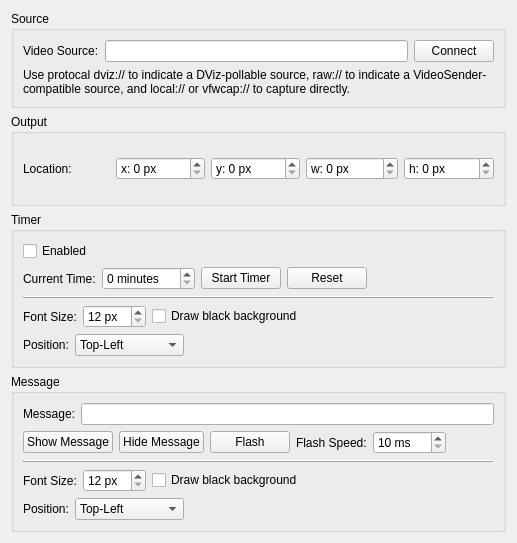
<?xml version="1.0" encoding="UTF-8"?>
<ui version="4.0">
 <class>ControlWindow</class>
 <widget class="QWidget" name="ControlWindow">
  <property name="geometry">
   <rect>
    <x>0</x>
    <y>0</y>
    <width>517</width>
    <height>543</height>
   </rect>
  </property>
  <property name="windowTitle">
   <string>Form</string>
  </property>
  <layout class="QVBoxLayout" name="verticalLayout_4">
   <item>
    <widget class="QGroupBox" name="groupBox">
     <property name="title">
      <string>Source</string>
     </property>
     <layout class="QVBoxLayout" name="verticalLayout_3">
      <item>
       <layout class="QHBoxLayout" name="horizontalLayout">
        <item>
         <widget class="QLabel" name="label">
          <property name="text">
           <string>Video Source:</string>
          </property>
         </widget>
        </item>
        <item>
         <widget class="QLineEdit" name="sourceBox"/>
        </item>
        <item>
         <widget class="QPushButton" name="connectBtn">
          <property name="text">
           <string>Connect</string>
          </property>
         </widget>
        </item>
       </layout>
      </item>
      <item>
       <widget class="QLabel" name="label_9">
        <property name="text">
         <string>Use protocal dviz:// to indicate a DViz-pollable source, raw:// to indicate a VideoSender-compatible source, and local:// or vfwcap:// to capture directly.</string>
        </property>
        <property name="wordWrap">
         <bool>true</bool>
        </property>
       </widget>
      </item>
     </layout>
    </widget>
   </item>
   <item>
    <widget class="QGroupBox" name="groupBox_4">
     <property name="title">
      <string>Output</string>
     </property>
     <layout class="QHBoxLayout" name="horizontalLayout_10">
      <item>
       <widget class="QLabel" name="label_8">
        <property name="text">
         <string>Location:</string>
        </property>
       </widget>
      </item>
      <item>
       <widget class="QSpinBox" name="outX">
        <property name="suffix">
         <string> px</string>
        </property>
        <property name="prefix">
         <string>x: </string>
        </property>
        <property name="maximum">
         <number>10000</number>
        </property>
       </widget>
      </item>
      <item>
       <widget class="QSpinBox" name="outY">
        <property name="suffix">
         <string> px</string>
        </property>
        <property name="prefix">
         <string>y: </string>
        </property>
        <property name="maximum">
         <number>10000</number>
        </property>
       </widget>
      </item>
      <item>
       <widget class="QSpinBox" name="outW">
        <property name="suffix">
         <string> px</string>
        </property>
        <property name="prefix">
         <string>w: </string>
        </property>
        <property name="maximum">
         <number>10000</number>
        </property>
       </widget>
      </item>
      <item>
       <widget class="QSpinBox" name="outH">
        <property name="suffix">
         <string> px</string>
        </property>
        <property name="prefix">
         <string>h: </string>
        </property>
        <property name="maximum">
         <number>10000</number>
        </property>
       </widget>
      </item>
     </layout>
    </widget>
   </item>
   <item>
    <widget class="QGroupBox" name="groupBox_2">
     <property name="title">
      <string>Timer</string>
     </property>
     <layout class="QVBoxLayout" name="verticalLayout">
      <item>
       <widget class="QCheckBox" name="timerEnabled">
        <property name="text">
         <string>Enabled</string>
        </property>
       </widget>
      </item>
      <item>
       <layout class="QHBoxLayout" name="horizontalLayout_2">
        <item>
         <widget class="QLabel" name="label_2">
          <property name="text">
           <string>Current Time:</string>
          </property>
         </widget>
        </item>
        <item>
         <widget class="QSpinBox" name="currentTime">
          <property name="suffix">
           <string> minutes</string>
          </property>
          <property name="maximum">
           <number>999</number>
          </property>
         </widget>
        </item>
        <item>
         <widget class="QPushButton" name="timerBtn">
          <property name="text">
           <string>Start Timer</string>
          </property>
         </widget>
        </item>
        <item>
         <widget class="QPushButton" name="resetBtn">
          <property name="text">
           <string>Reset</string>
          </property>
         </widget>
        </item>
        <item>
         <spacer name="horizontalSpacer_5">
          <property name="orientation">
           <enum>Qt::Horizontal</enum>
          </property>
          <property name="sizeHint" stdset="0">
           <size>
            <width>40</width>
            <height>20</height>
           </size>
          </property>
         </spacer>
        </item>
       </layout>
      </item>
      <item>
       <widget class="QFrame" name="frame">
        <property name="frameShape">
         <enum>QFrame::HLine</enum>
        </property>
        <property name="frameShadow">
         <enum>QFrame::Raised</enum>
        </property>
       </widget>
      </item>
      <item>
       <layout class="QHBoxLayout" name="horizontalLayout_4">
        <item>
         <widget class="QLabel" name="label_5">
          <property name="text">
           <string>Font Size:</string>
          </property>
         </widget>
        </item>
        <item>
         <widget class="QSpinBox" name="timerFontSize">
          <property name="suffix">
           <string> px</string>
          </property>
          <property name="minimum">
           <number>12</number>
          </property>
          <property name="maximum">
           <number>128</number>
          </property>
         </widget>
        </item>
        <item>
         <widget class="QCheckBox" name="timerDrawBg">
          <property name="text">
           <string>Draw black background</string>
          </property>
         </widget>
        </item>
        <item>
         <spacer name="horizontalSpacer_6">
          <property name="orientation">
           <enum>Qt::Horizontal</enum>
          </property>
          <property name="sizeHint" stdset="0">
           <size>
            <width>40</width>
            <height>20</height>
           </size>
          </property>
         </spacer>
        </item>
       </layout>
      </item>
      <item>
       <layout class="QHBoxLayout" name="horizontalLayout_5">
        <item>
         <widget class="QLabel" name="label_6">
          <property name="text">
           <string>Position:</string>
          </property>
         </widget>
        </item>
        <item>
         <widget class="QComboBox" name="timerPosition">
          <item>
           <property name="text">
            <string>Top-Left</string>
           </property>
          </item>
          <item>
           <property name="text">
            <string>Top-Right</string>
           </property>
          </item>
          <item>
           <property name="text">
            <string>Bottom-Left</string>
           </property>
          </item>
          <item>
           <property name="text">
            <string>Bottom-Right</string>
           </property>
          </item>
          <item>
           <property name="text">
            <string>Top-Center</string>
           </property>
          </item>
          <item>
           <property name="text">
            <string>Bottom-Center</string>
           </property>
          </item>
          <item>
           <property name="text">
            <string>Left-Center</string>
           </property>
          </item>
          <item>
           <property name="text">
            <string>Right-Center</string>
           </property>
          </item>
         </widget>
        </item>
        <item>
         <spacer name="horizontalSpacer_2">
          <property name="orientation">
           <enum>Qt::Horizontal</enum>
          </property>
          <property name="sizeHint" stdset="0">
           <size>
            <width>40</width>
            <height>20</height>
           </size>
          </property>
         </spacer>
        </item>
       </layout>
      </item>
     </layout>
    </widget>
   </item>
   <item>
    <widget class="QGroupBox" name="groupBox_3">
     <property name="title">
      <string>Message</string>
     </property>
     <layout class="QVBoxLayout" name="verticalLayout_2">
      <item>
       <layout class="QHBoxLayout" name="horizontalLayout_6">
        <item>
         <widget class="QLabel" name="label_7">
          <property name="text">
           <string>Message:</string>
          </property>
         </widget>
        </item>
        <item>
         <widget class="QLineEdit" name="message"/>
        </item>
       </layout>
      </item>
      <item>
       <layout class="QHBoxLayout" name="horizontalLayout_7">
        <item>
         <widget class="QPushButton" name="showMsgBtn">
          <property name="text">
           <string>Show Message</string>
          </property>
         </widget>
        </item>
        <item>
         <widget class="QPushButton" name="hideMsgBtn">
          <property name="text">
           <string>Hide Message</string>
          </property>
         </widget>
        </item>
        <item>
         <widget class="QPushButton" name="flashMsgBtn">
          <property name="text">
           <string>Flash</string>
          </property>
          <property name="checkable">
           <bool>true</bool>
          </property>
         </widget>
        </item>
        <item>
         <widget class="QLabel" name="label_4">
          <property name="text">
           <string>Flash Speed:</string>
          </property>
         </widget>
        </item>
        <item>
         <widget class="QSpinBox" name="flashSpeed">
          <property name="suffix">
           <string> ms</string>
          </property>
          <property name="prefix">
           <string/>
          </property>
          <property name="minimum">
           <number>10</number>
          </property>
          <property name="maximum">
           <number>1000</number>
          </property>
         </widget>
        </item>
        <item>
         <spacer name="horizontalSpacer_3">
          <property name="orientation">
           <enum>Qt::Horizontal</enum>
          </property>
          <property name="sizeHint" stdset="0">
           <size>
            <width>40</width>
            <height>20</height>
           </size>
          </property>
         </spacer>
        </item>
       </layout>
      </item>
      <item>
       <widget class="QFrame" name="frame_2">
        <property name="frameShape">
         <enum>QFrame::HLine</enum>
        </property>
        <property name="frameShadow">
         <enum>QFrame::Raised</enum>
        </property>
       </widget>
      </item>
      <item>
       <layout class="QHBoxLayout" name="horizontalLayout_8">
        <item>
         <widget class="QLabel" name="label_10">
          <property name="text">
           <string>Font Size:</string>
          </property>
         </widget>
        </item>
        <item>
         <widget class="QSpinBox" name="msgFontSize">
          <property name="suffix">
           <string> px</string>
          </property>
          <property name="minimum">
           <number>12</number>
          </property>
          <property name="maximum">
           <number>128</number>
          </property>
         </widget>
        </item>
        <item>
         <widget class="QCheckBox" name="msgDrawBg">
          <property name="text">
           <string>Draw black background</string>
          </property>
         </widget>
        </item>
        <item>
         <spacer name="horizontalSpacer_7">
          <property name="orientation">
           <enum>Qt::Horizontal</enum>
          </property>
          <property name="sizeHint" stdset="0">
           <size>
            <width>40</width>
            <height>20</height>
           </size>
          </property>
         </spacer>
        </item>
       </layout>
      </item>
      <item>
       <layout class="QHBoxLayout" name="horizontalLayout_9">
        <item>
         <widget class="QLabel" name="label_11">
          <property name="text">
           <string>Position:</string>
          </property>
         </widget>
        </item>
        <item>
         <widget class="QComboBox" name="msgPosition">
          <item>
           <property name="text">
            <string>Top-Left</string>
           </property>
          </item>
          <item>
           <property name="text">
            <string>Top-Right</string>
           </property>
          </item>
          <item>
           <property name="text">
            <string>Bottom-Left</string>
           </property>
          </item>
          <item>
           <property name="text">
            <string>Bottom-Right</string>
           </property>
          </item>
          <item>
           <property name="text">
            <string>Top-Center</string>
           </property>
          </item>
          <item>
           <property name="text">
            <string>Bottom-Center</string>
           </property>
          </item>
          <item>
           <property name="text">
            <string>Left-Center</string>
           </property>
          </item>
          <item>
           <property name="text">
            <string>Right-Center</string>
           </property>
          </item>
         </widget>
        </item>
        <item>
         <spacer name="horizontalSpacer_4">
          <property name="orientation">
           <enum>Qt::Horizontal</enum>
          </property>
          <property name="sizeHint" stdset="0">
           <size>
            <width>40</width>
            <height>20</height>
           </size>
          </property>
         </spacer>
        </item>
       </layout>
      </item>
     </layout>
    </widget>
   </item>
  </layout>
 </widget>
 <resources/>
 <connections/>
</ui>
